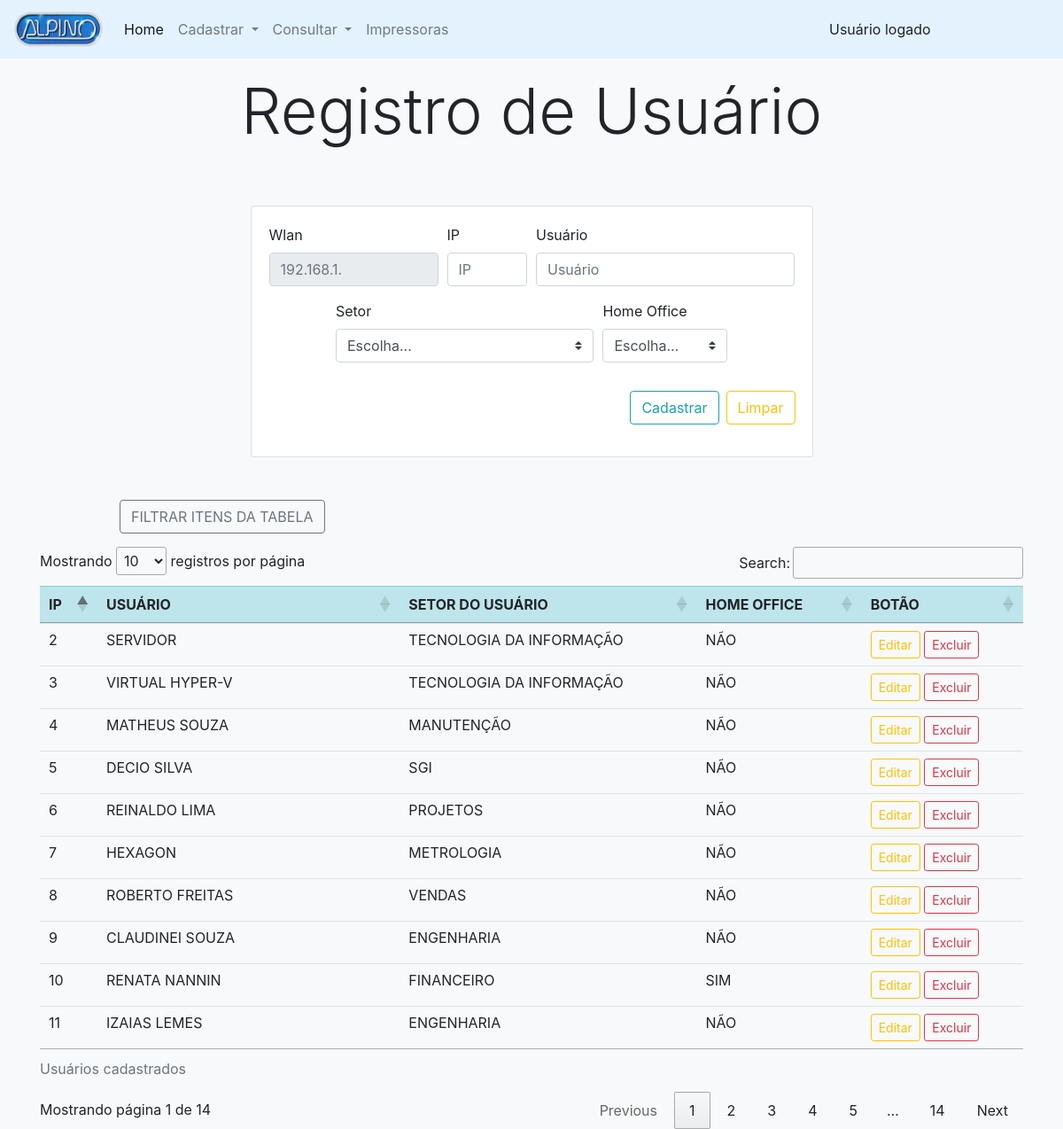
Screenshot of /public/pags/ti/register/registerUser.php with the database file from the repository.
### tables this page shows
CREATE TABLE `usuario` (
  `ip` int(10) UNSIGNED NOT NULL,
  `usuario` varchar(100) NOT NULL,
  `setor` varchar(100) NOT NULL,
  `homeOffice` varchar(3) NOT NULL
);

### public/pags/ti/register/registerUser.php (the view, shortened to what this page needs)
<?php
    include_once("../../../../src/config/conexaodb.php");
    $sql_usuario = mysqli_query($conn, "SELECT * FROM usuario order by ip asc");
?>
<html lang="pt-br">
<head>
    <link rel="stylesheet" href="../../../../node_modules/bootstrap/dist/css/bootstrap.css">
    <link rel="stylesheet" href="https://cdn.datatables.net/1.10.22/css/jquery.dataTables.min.css">
    <link rel="stylesheet" href="https://cdn.datatables.net/buttons/1.6.4/css/buttons.dataTables.min.css">
</head>
<body class="bg-light">
    <?php
        include '../include/nav_register.php';
    ?>
    <div class="container">
        <div class="row">
            <div class="col">
                <div class="py-2 text-center">
                    <h3 class="display-3 m-2">Registro de Usuário</h3>
                </div>
            </div>
        </div>
        <div class="row justify-content-center">
            <div class="col-md-7">
                <div class="py-5">
                    <div class="card bg-white">
                        <div class="card-body">
                            <div class="row">
                                <div class="col">
                                    <form action="../../../../src/db/ti/usuarios/insert.php" method="POST">
                                        <div class="form-row justify-content-center">
                                            <div class="form-group col-md-4">
                                                <label for="inputWlan">Wlan</label>
                                                <input type="text" name="inputWlan" placeholder="192.168.1."
                                                    class="form-control" disabled>
                                            </div>
                                            <div class="form-group col-sm-2">
                                                <label for="inputIp">IP</label>
                                                <input type="text" name="inputIp" class="form-control" placeholder="IP"
                                                    required>
                                            </div>
                                            <div class="form-group col-md-6">
                                                <label for="inputUsuario">Usuário</label>
                                                <input type="text" name="inputUsuario" class="form-control"
                                                    placeholder="Usuário">
                                            </div>
                                        </div>
                                        <div class="form-row justify-content-center">
                                            <div class="form-group col-md-6">
                                                <label for="inputSetor">Setor</label>
                                                <select class="custom-select" name="inputSetor">
                                                    <option value="" selected>Escolha...</option>
                                                </select>
                                            </div>
                                            <div class="form-group col-md-3">
                                                <label for="inputHomeOffice">Home Office</label>
                                                <select class="custom-select" name="inputHomeOffice">
                                                    <option value="" selected>Escolha...</option>
                                                </select>
                                            </div>
                                        </div>
                                        <div class="pt-3">
                                            <div class="form-row justify-content-end">
                                                <button type="submit"
                                                    class="btn btn-outline-info mr-2">Cadastrar</button>
                                                <button type="reset" value="Apagar Campos"
                                                    class="btn btn-outline-warning mr-1">Limpar</button>
                                            </div>
                                        </div>
                                    </form>
                                </div>
                            </div>
                        </div>
                    </div>
                </div>
            </div>
        </div>
        <div class="row justify-content-left">
            <div class="col" style="margin-left: 90px; margin-bottom: 15px;">
                <button type="submit" class="btn btn-outline-secondary mr-2" data-toggle="modal"
                    data-target="#filtros">FILTRAR ITENS DA TABELA</button>
            </div>
        </div>
        <div class="row justify-content-center">
            <div class="col-lg-12">
                <div>
                    <table id="tabelaUsuario" class="table">
                        <caption>Usuários cadastrados</caption>
                        <thead>
                            <tr class="table-info">
                                <th scope="col">IP</th>
                                <th scope="col">USUÁRIO</th>
                                <th scope="col">SETOR DO USUÁRIO</th>
                                <th scope="col">HOME OFFICE</th>
                                <th scope="col">BOTÃO</th>
                            </tr>
                        </thead>
                        <tbody>
                            <?php while($linha_tabela = mysqli_fetch_assoc($sql_usuario)) { ?>
                            <tr>
                                <td>
                                    <?php echo $linha_tabela['ip']; ?>
                                </td>
                                <td>
                                    <?php echo $linha_tabela['usuario']; ?>
                                </td>
                                <td>
                                    <?php echo $linha_tabela['setor']; ?>
                                </td>
                                <td>
                                    <?php echo $linha_tabela['homeOffice']; ?>
                                </td>
                                <td>
                                    <button type="button" class="btn btn-outline-warning btn-sm" data-toggle="modal"
                                        data-target="#editar" data-ip="<?php echo $linha_tabela['ip']; ?>"
                                        data-usuario="<?php echo $linha_tabela['usuario']; ?>"
                                        data-setor="<?php echo $linha_tabela['setor']; ?>"
                                        data-home="<?php echo $linha_tabela['homeOffice']; ?>">
                                        Editar
                                    </button>
                                    <a
                                        href="../../../../src/db/ti/usuarios/delete.php?id=<?php echo $linha_tabela['ip']; ?>">
                                        <button type="button" class="btn btn-outline-danger btn-sm">Excluir</button>
                                    </a>
                                </td>
                            </tr>
                            <?php } ?>
                        </tbody>
                    </table>
                </div>
            </div>
        </div>
    </div>
</body>
</html>

### rows the page displays
usuario: ip "2", usuario "SERVIDOR", setor "TECNOLOGIA DA INFORMAÇÃO", homeOffice "NÃO"
usuario: ip "3", usuario "VIRTUAL HYPER-V", setor "TECNOLOGIA DA INFORMAÇÃO", homeOffice "NÃO"
usuario: ip "4", usuario "MATHEUS SOUZA", setor "MANUTENÇÃO", homeOffice "NÃO"
usuario: ip "5", usuario "DECIO SILVA", setor "SGI", homeOffice "NÃO"
usuario: ip "6", usuario "REINALDO LIMA", setor "PROJETOS", homeOffice "NÃO"
usuario: ip "7", usuario "HEXAGON", setor "METROLOGIA", homeOffice "NÃO"
usuario: ip "8", usuario "ROBERTO FREITAS", setor "VENDAS", homeOffice "NÃO"
usuario: ip "9", usuario "CLAUDINEI SOUZA", setor "ENGENHARIA", homeOffice "NÃO"
usuario: ip "10", usuario "RENATA NANNIN", setor "FINANCEIRO", homeOffice "SIM"
usuario: ip "11", usuario "IZAIAS LEMES", setor "ENGENHARIA", homeOffice "NÃO"
